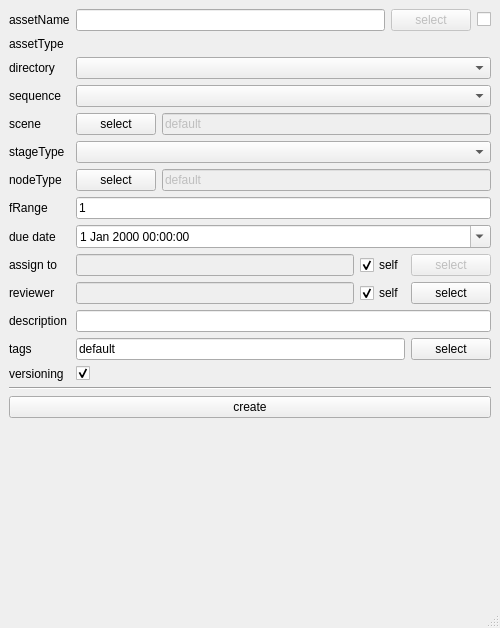
<?xml version="1.0" encoding="UTF-8"?>
<ui version="4.0">
 <class>MainWindow</class>
 <widget class="QMainWindow" name="MainWindow">
  <property name="geometry">
   <rect>
    <x>0</x>
    <y>0</y>
    <width>500</width>
    <height>628</height>
   </rect>
  </property>
  <property name="windowTitle">
   <string>MainWindow</string>
  </property>
  <widget class="QWidget" name="centralwidget">
   <layout class="QGridLayout" name="gridLayout">
    <item row="0" column="0">
     <widget class="QLabel" name="labelAssName">
      <property name="sizePolicy">
       <sizepolicy hsizetype="Maximum" vsizetype="Maximum">
        <horstretch>0</horstretch>
        <verstretch>0</verstretch>
       </sizepolicy>
      </property>
      <property name="text">
       <string>assetName</string>
      </property>
     </widget>
    </item>
    <item row="0" column="1">
     <layout class="QHBoxLayout" name="horizontalLayout">
      <item>
       <widget class="QLineEdit" name="lineEditAssName">
        <property name="sizePolicy">
         <sizepolicy hsizetype="MinimumExpanding" vsizetype="Fixed">
          <horstretch>0</horstretch>
          <verstretch>0</verstretch>
         </sizepolicy>
        </property>
        <property name="toolTip">
         <string>comma seperated list of asset names</string>
        </property>
        <property name="statusTip">
         <string>comma seperated list of asset names</string>
        </property>
       </widget>
      </item>
      <item>
       <widget class="QPushButton" name="pushAssets">
        <property name="enabled">
         <bool>false</bool>
        </property>
        <property name="sizePolicy">
         <sizepolicy hsizetype="Fixed" vsizetype="Fixed">
          <horstretch>0</horstretch>
          <verstretch>0</verstretch>
         </sizepolicy>
        </property>
        <property name="text">
         <string>select</string>
        </property>
       </widget>
      </item>
      <item>
       <widget class="QCheckBox" name="checkAssName">
        <property name="enabled">
         <bool>true</bool>
        </property>
        <property name="sizePolicy">
         <sizepolicy hsizetype="Fixed" vsizetype="Fixed">
          <horstretch>0</horstretch>
          <verstretch>0</verstretch>
         </sizepolicy>
        </property>
        <property name="layoutDirection">
         <enum>Qt::RightToLeft</enum>
        </property>
        <property name="text">
         <string/>
        </property>
        <property name="checked">
         <bool>false</bool>
        </property>
       </widget>
      </item>
     </layout>
    </item>
    <item row="1" column="0">
     <widget class="QLabel" name="labelAssType">
      <property name="sizePolicy">
       <sizepolicy hsizetype="Maximum" vsizetype="Maximum">
        <horstretch>0</horstretch>
        <verstretch>0</verstretch>
       </sizepolicy>
      </property>
      <property name="text">
       <string>assetType</string>
      </property>
     </widget>
    </item>
    <item row="1" column="1">
     <layout class="QHBoxLayout" name="horizontalLayout_3"/>
    </item>
    <item row="2" column="0">
     <widget class="QLabel" name="labelDirectory">
      <property name="sizePolicy">
       <sizepolicy hsizetype="Maximum" vsizetype="Preferred">
        <horstretch>0</horstretch>
        <verstretch>0</verstretch>
       </sizepolicy>
      </property>
      <property name="whatsThis">
       <string>directory to store the output data from file. eg : rendered output of lighting files.</string>
      </property>
      <property name="text">
       <string>directory</string>
      </property>
     </widget>
    </item>
    <item row="2" column="1">
     <layout class="QHBoxLayout" name="horizontalLayout_2">
      <item>
       <widget class="QComboBox" name="comboDirectory"/>
      </item>
     </layout>
    </item>
    <item row="3" column="0">
     <widget class="QLabel" name="labelSequence">
      <property name="sizePolicy">
       <sizepolicy hsizetype="Maximum" vsizetype="Maximum">
        <horstretch>0</horstretch>
        <verstretch>0</verstretch>
       </sizepolicy>
      </property>
      <property name="text">
       <string>sequence</string>
      </property>
     </widget>
    </item>
    <item row="3" column="1">
     <layout class="QHBoxLayout" name="horizontalLayout_4">
      <item>
       <widget class="QComboBox" name="comboSequence"/>
      </item>
     </layout>
    </item>
    <item row="4" column="0">
     <widget class="QLabel" name="labelScene">
      <property name="sizePolicy">
       <sizepolicy hsizetype="Maximum" vsizetype="Maximum">
        <horstretch>0</horstretch>
        <verstretch>0</verstretch>
       </sizepolicy>
      </property>
      <property name="text">
       <string>scene</string>
      </property>
     </widget>
    </item>
    <item row="4" column="1">
     <layout class="QHBoxLayout" name="horizontalLayout_5">
      <item>
       <widget class="QPushButton" name="pushScenes">
        <property name="sizePolicy">
         <sizepolicy hsizetype="Fixed" vsizetype="Fixed">
          <horstretch>0</horstretch>
          <verstretch>0</verstretch>
         </sizepolicy>
        </property>
        <property name="text">
         <string>select</string>
        </property>
       </widget>
      </item>
      <item>
       <widget class="QLineEdit" name="lineEditScenes">
        <property name="enabled">
         <bool>false</bool>
        </property>
        <property name="toolTip">
         <string>group owner of the project directory</string>
        </property>
        <property name="text">
         <string>default</string>
        </property>
        <property name="readOnly">
         <bool>true</bool>
        </property>
       </widget>
      </item>
     </layout>
    </item>
    <item row="5" column="0">
     <widget class="QLabel" name="labelStageType">
      <property name="sizePolicy">
       <sizepolicy hsizetype="Maximum" vsizetype="Maximum">
        <horstretch>0</horstretch>
        <verstretch>0</verstretch>
       </sizepolicy>
      </property>
      <property name="text">
       <string>stageType</string>
      </property>
     </widget>
    </item>
    <item row="5" column="1">
     <layout class="QHBoxLayout" name="horizontalLayout_6">
      <item>
       <widget class="QComboBox" name="comboStageType"/>
      </item>
     </layout>
    </item>
    <item row="6" column="0">
     <widget class="QLabel" name="labelNodeType">
      <property name="sizePolicy">
       <sizepolicy hsizetype="Maximum" vsizetype="Maximum">
        <horstretch>0</horstretch>
        <verstretch>0</verstretch>
       </sizepolicy>
      </property>
      <property name="text">
       <string>nodeType</string>
      </property>
     </widget>
    </item>
    <item row="6" column="1">
     <layout class="QHBoxLayout" name="horizontalLayout_7">
      <item>
       <widget class="QPushButton" name="pushNodes">
        <property name="sizePolicy">
         <sizepolicy hsizetype="Fixed" vsizetype="Fixed">
          <horstretch>0</horstretch>
          <verstretch>0</verstretch>
         </sizepolicy>
        </property>
        <property name="text">
         <string>select</string>
        </property>
       </widget>
      </item>
      <item>
       <widget class="QLineEdit" name="lineEditNodes">
        <property name="enabled">
         <bool>false</bool>
        </property>
        <property name="toolTip">
         <string>group owner of the project directory</string>
        </property>
        <property name="text">
         <string>default</string>
        </property>
        <property name="readOnly">
         <bool>true</bool>
        </property>
       </widget>
      </item>
     </layout>
    </item>
    <item row="7" column="0">
     <widget class="QLabel" name="labelFRange">
      <property name="sizePolicy">
       <sizepolicy hsizetype="Maximum" vsizetype="Maximum">
        <horstretch>0</horstretch>
        <verstretch>0</verstretch>
       </sizepolicy>
      </property>
      <property name="text">
       <string>fRange</string>
      </property>
     </widget>
    </item>
    <item row="7" column="1">
     <layout class="QHBoxLayout" name="horizontalLayout_8">
      <item>
       <widget class="QLineEdit" name="lineEditFRange">
        <property name="sizePolicy">
         <sizepolicy hsizetype="MinimumExpanding" vsizetype="Fixed">
          <horstretch>0</horstretch>
          <verstretch>0</verstretch>
         </sizepolicy>
        </property>
        <property name="text">
         <string>1</string>
        </property>
       </widget>
      </item>
     </layout>
    </item>
    <item row="8" column="0">
     <widget class="QLabel" name="labelDue">
      <property name="sizePolicy">
       <sizepolicy hsizetype="Maximum" vsizetype="Preferred">
        <horstretch>0</horstretch>
        <verstretch>0</verstretch>
       </sizepolicy>
      </property>
      <property name="text">
       <string>due date</string>
      </property>
     </widget>
    </item>
    <item row="8" column="1">
     <layout class="QHBoxLayout" name="horizontalLayout_9">
      <item>
       <widget class="QDateTimeEdit" name="dateEditDue">
        <property name="calendarPopup">
         <bool>true</bool>
        </property>
       </widget>
      </item>
     </layout>
    </item>
    <item row="9" column="0">
     <widget class="QLabel" name="labelAdmin">
      <property name="text">
       <string>assign to</string>
      </property>
     </widget>
    </item>
    <item row="9" column="1">
     <layout class="QHBoxLayout" name="horizontalLayout_10">
      <item>
       <widget class="QLineEdit" name="lineEditWorkers">
        <property name="enabled">
         <bool>false</bool>
        </property>
        <property name="toolTip">
         <string>list of space separated usernames</string>
        </property>
        <property name="readOnly">
         <bool>true</bool>
        </property>
       </widget>
      </item>
      <item>
       <widget class="QCheckBox" name="checkAssignSelf">
        <property name="text">
         <string>self</string>
        </property>
        <property name="checked">
         <bool>true</bool>
        </property>
       </widget>
      </item>
      <item>
       <widget class="QPushButton" name="pushUsers">
        <property name="enabled">
         <bool>false</bool>
        </property>
        <property name="sizePolicy">
         <sizepolicy hsizetype="Fixed" vsizetype="Fixed">
          <horstretch>0</horstretch>
          <verstretch>0</verstretch>
         </sizepolicy>
        </property>
        <property name="text">
         <string>select</string>
        </property>
       </widget>
      </item>
     </layout>
    </item>
    <item row="10" column="0">
     <widget class="QLabel" name="labelReview">
      <property name="text">
       <string>reviewer</string>
      </property>
     </widget>
    </item>
    <item row="10" column="1">
     <layout class="QHBoxLayout" name="horizontalLayout_11">
      <item>
       <widget class="QLineEdit" name="lineEditReviewers">
        <property name="enabled">
         <bool>false</bool>
        </property>
        <property name="toolTip">
         <string>list of space separated usernames</string>
        </property>
        <property name="readOnly">
         <bool>true</bool>
        </property>
       </widget>
      </item>
      <item>
       <widget class="QCheckBox" name="checkReviewSelf">
        <property name="text">
         <string>self</string>
        </property>
        <property name="checked">
         <bool>true</bool>
        </property>
       </widget>
      </item>
      <item>
       <widget class="QPushButton" name="pushReviewers">
        <property name="enabled">
         <bool>true</bool>
        </property>
        <property name="sizePolicy">
         <sizepolicy hsizetype="Fixed" vsizetype="Fixed">
          <horstretch>0</horstretch>
          <verstretch>0</verstretch>
         </sizepolicy>
        </property>
        <property name="text">
         <string>select</string>
        </property>
       </widget>
      </item>
     </layout>
    </item>
    <item row="11" column="0">
     <widget class="QLabel" name="labelDesc">
      <property name="toolTip">
       <string>group owner of the project directory</string>
      </property>
      <property name="text">
       <string>description</string>
      </property>
     </widget>
    </item>
    <item row="11" column="1">
     <layout class="QHBoxLayout" name="horizontalLayout_12">
      <item>
       <widget class="QLineEdit" name="lineEditDesc">
        <property name="toolTip">
         <string>group owner of the project directory</string>
        </property>
        <property name="text">
         <string/>
        </property>
       </widget>
      </item>
     </layout>
    </item>
    <item row="12" column="0">
     <widget class="QLabel" name="labelTags">
      <property name="toolTip">
       <string>group owner of the project directory</string>
      </property>
      <property name="text">
       <string>tags</string>
      </property>
     </widget>
    </item>
    <item row="12" column="1">
     <layout class="QHBoxLayout" name="horizontalLayout_13">
      <item>
       <widget class="QLineEdit" name="lineEditTags">
        <property name="toolTip">
         <string>comma seperated list of tags</string>
        </property>
        <property name="statusTip">
         <string>comma seperated list of tags</string>
        </property>
        <property name="text">
         <string>default</string>
        </property>
       </widget>
      </item>
      <item>
       <widget class="QPushButton" name="pushTags">
        <property name="sizePolicy">
         <sizepolicy hsizetype="Fixed" vsizetype="Fixed">
          <horstretch>0</horstretch>
          <verstretch>0</verstretch>
         </sizepolicy>
        </property>
        <property name="text">
         <string>select</string>
        </property>
       </widget>
      </item>
     </layout>
    </item>
    <item row="13" column="0">
     <widget class="QLabel" name="labelVersion">
      <property name="toolTip">
       <string>group owner of the project directory</string>
      </property>
      <property name="text">
       <string>versioning</string>
      </property>
     </widget>
    </item>
    <item row="13" column="1">
     <layout class="QHBoxLayout" name="horizontalLayout_14">
      <item>
       <widget class="QCheckBox" name="checkVersion">
        <property name="text">
         <string/>
        </property>
        <property name="checked">
         <bool>true</bool>
        </property>
       </widget>
      </item>
     </layout>
    </item>
    <item row="14" column="0" colspan="2">
     <widget class="Line" name="line">
      <property name="orientation">
       <enum>Qt::Horizontal</enum>
      </property>
     </widget>
    </item>
    <item row="15" column="0" colspan="2">
     <widget class="QPushButton" name="pushCreate">
      <property name="text">
       <string>create</string>
      </property>
     </widget>
    </item>
    <item row="16" column="0" colspan="2">
     <spacer name="verticalSpacer">
      <property name="orientation">
       <enum>Qt::Vertical</enum>
      </property>
      <property name="sizeHint" stdset="0">
       <size>
        <width>454</width>
        <height>10</height>
       </size>
      </property>
     </spacer>
    </item>
   </layout>
  </widget>
  <widget class="QStatusBar" name="statusbar"/>
 </widget>
 <resources/>
 <connections/>
</ui>
